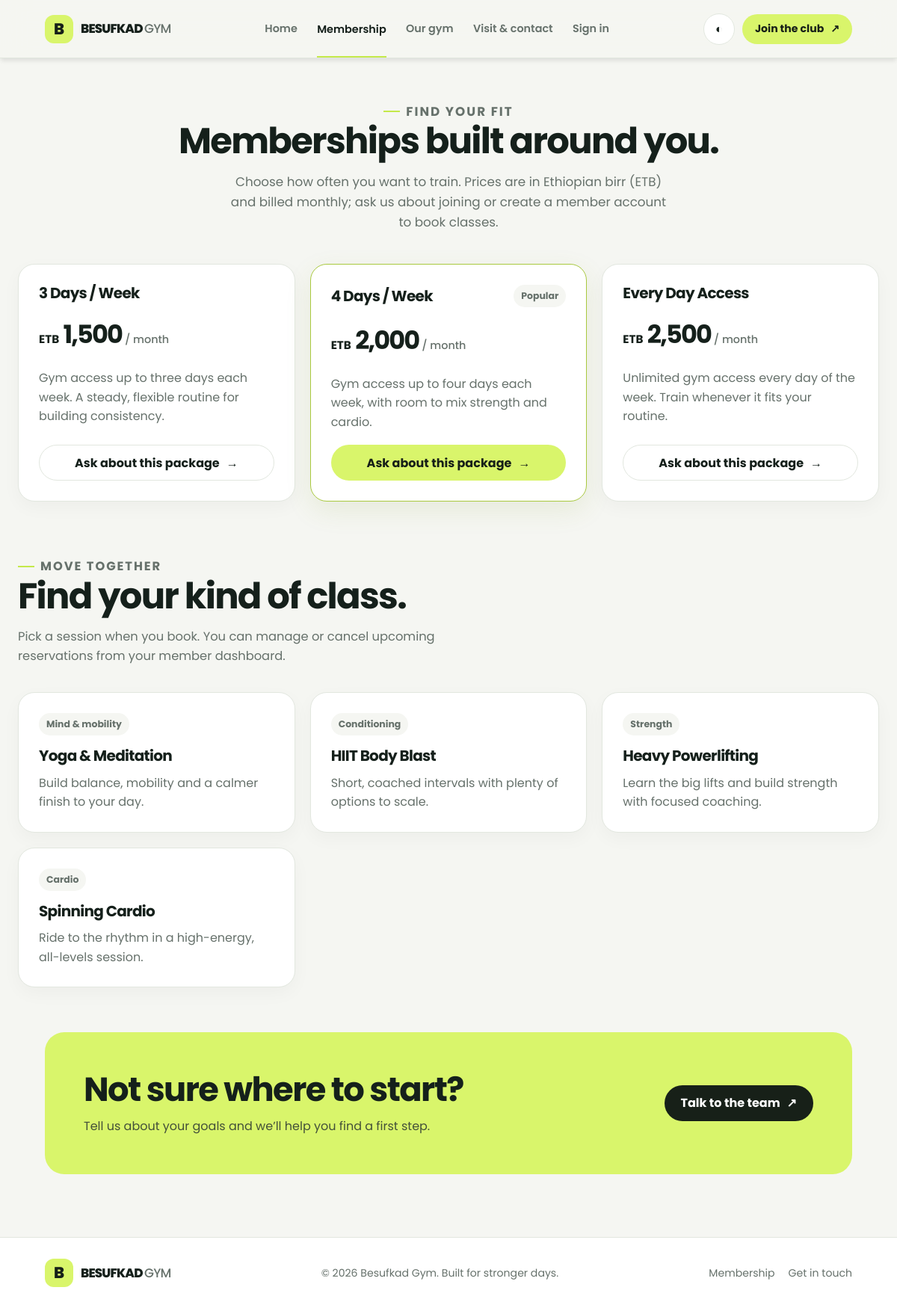
The app's page /services.php, older data.
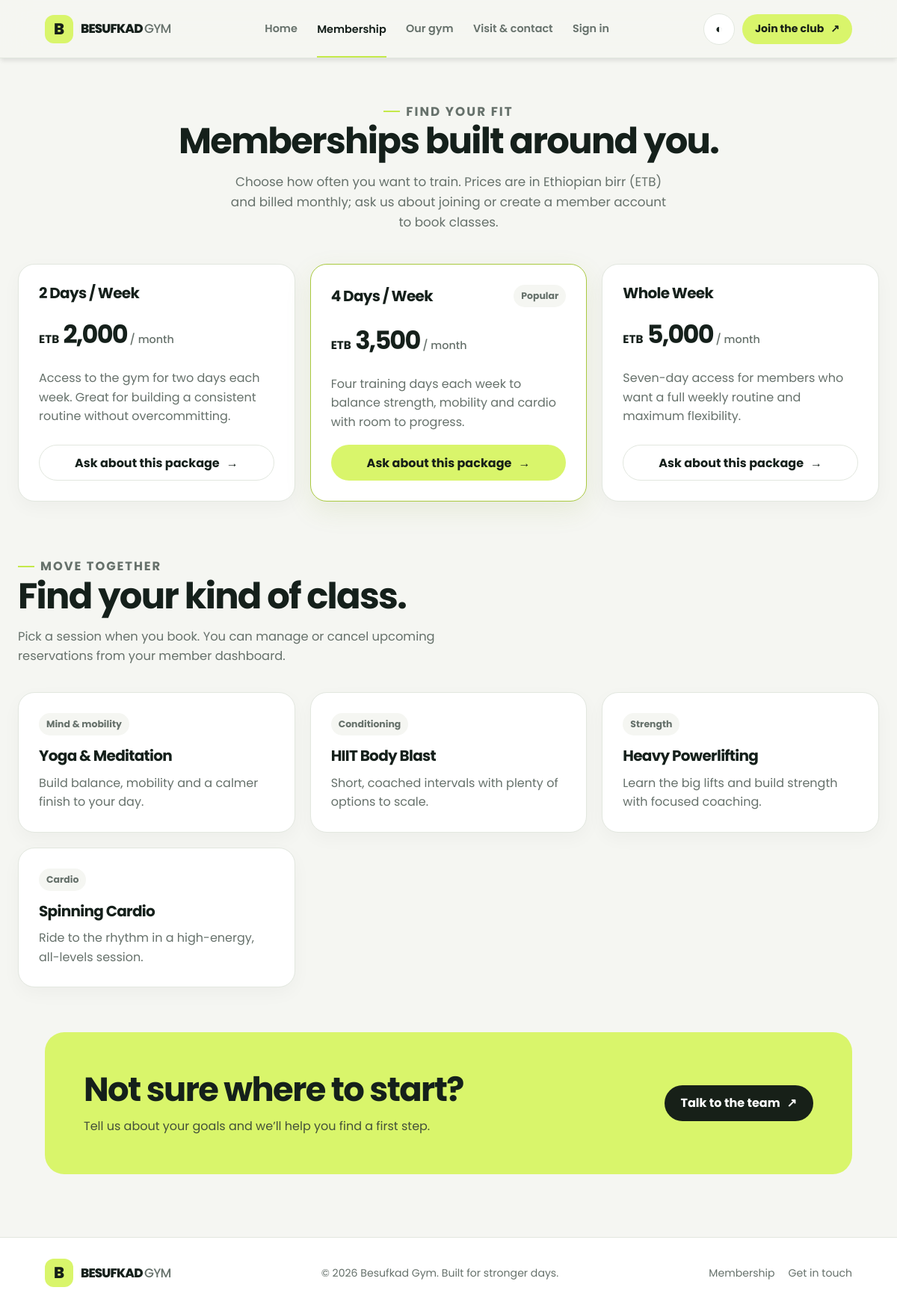
The same page, newer data.
### tables this page shows
CREATE TABLE IF NOT EXISTS plans (
    id INT AUTO_INCREMENT PRIMARY KEY,
    name VARCHAR(50) NOT NULL,
    price DECIMAL(10,2) NOT NULL,
    duration VARCHAR(20) NOT NULL,
    description TEXT
);

### includes/lang.php (called while the page is built, shortened)
<?php
$current_lang = $_SESSION['lang'] ?? 'en';
?>

### services.php (the view, shortened to what this page needs)
<?php
require_once 'config/db.php';
$result = $conn->query('SELECT id, name, price, duration, description FROM plans ORDER BY price ASC');
include 'includes/header.php';
?>
<section class="page-intro">
    <p class="eyebrow">Find your fit</p>
    <h2>Memberships built around you.</h2>
    <p>Choose how often you want to train. Prices are in Ethiopian birr (ETB) and billed monthly; ask us about joining or create a member account to book classes.</p>
</section>
<?php if ($result && $result->num_rows > 0): ?>
    <div class="card-grid">
        <?php $plan_index = 0; ?>
        <?php while ($plan = $result->fetch_assoc()): ?>
            <article class="card plan-card <?= $plan_index === 1 ? 'featured' : '' ?>">
                <div class="plan-top">
                    <h3><?= htmlspecialchars($plan['name'], ENT_QUOTES, 'UTF-8') ?></h3>
                    <?php if ($plan_index === 1): ?><span class="pill">Popular</span><?php endif; ?>
                </div>
                <div class="plan-price"><span class="currency">ETB</span> <?= number_format((float) $plan['price'], 0) ?><span> / <?= htmlspecialchars($plan['duration'], ENT_QUOTES, 'UTF-8') ?></span></div>
                <p><?= htmlspecialchars($plan['description'] ?? '', ENT_QUOTES, 'UTF-8') ?></p>
                <a class="button <?= $plan_index === 1 ? '' : 'button-outline' ?>" href="contact.php?plan=<?= (int) $plan['id'] ?>">
                    Ask about this package <span aria-hidden="true">→</span>
                </a>
            </article>
            <?php $plan_index++; ?>
        <?php endwhile; ?>
    </div>
<?php else: ?>
    <div class="schedule-note">Membership plans are temporarily unavailable. Please contact the club and we’ll help you choose an option.</div>
<?php endif; ?>
<section class="section" style="padding: 70px 0 0;">
    <div class="section-heading">
        <p class="eyebrow">Move together</p>
        <h2>Find your kind of class.</h2>
        <p>Pick a session when you book. You can manage or cancel upcoming reservations from your member dashboard.</p>
    </div>
    <div class="card-grid">
        <article class="card"><span class="pill">Mind &amp; mobility</span><h3 style="margin-top: 16px;">Yoga &amp; Meditation</h3><p>Build balance, mobility and a calmer finish to your day.</p></article>
        <article class="card"><span class="pill">Conditioning</span><h3 style="margin-top: 16px;">HIIT Body Blast</h3><p>Short, coached intervals with plenty of options to scale.</p></article>
        <article class="card"><span class="pill">Strength</span><h3 style="margin-top: 16px;">Heavy Powerlifting</h3><p>Learn the big lifts and build strength with focused coaching.</p></article>
        <article class="card"><span class="pill">Cardio</span><h3 style="margin-top: 16px;">Spinning Cardio</h3><p>Ride to the rhythm in a high-energy, all-levels session.</p></article>
    </div>
</section>
<section class="section" style="padding: 60px 0 0;">
    <div class="section-inner cta-panel"><div><h2>Not sure where to start?</h2><p>Tell us about your goals and we’ll help you find a first step.</p></div><a class="button" href="contact.php">Talk to the team <span aria-hidden="true">↗</span></a></div>
</section>
<?php include 'includes/footer.php'; ?>

### includes/header.php (shortened to what this page needs)
<?php
require_once __DIR__ . '/lang.php';
$current_page = basename($_SERVER['SCRIPT_NAME'] ?? 'index.php');
?>
<!DOCTYPE html>
<html lang="<?= htmlspecialchars($current_lang, ENT_QUOTES, 'UTF-8') ?>">
<head>
    <link rel="stylesheet" href="css/style.css">
</head>
<body>
<header class="site-header">
    <a class="brand" href="index.php" aria-label="Besufkad Gym home">
        <span class="brand-mark">B</span>
        <span class="brand-name">BESUFKAD <span>GYM</span></span>
    </a>
    <nav class="primary-nav" id="primaryNav" aria-label="Main navigation">
        <a class="<?= $current_page === 'index.php' ? 'active' : '' ?>" href="index.php">Home</a>
        <a class="<?= $current_page === 'services.php' ? 'active' : '' ?>" href="services.php">Membership</a>
        <a class="<?= $current_page === 'about.php' ? 'active' : '' ?>" href="about.php">Our gym</a>
        <a class="<?= $current_page === 'contact.php' ? 'active' : '' ?>" href="contact.php">Visit &amp; contact</a>
        <?php if (isset($_SESSION['user_id'])): ?>
            <a class="<?= $current_page === 'dashboard.php' ? 'active' : '' ?>" href="dashboard.php">My bookings</a>
            <a href="logout.php">Sign out</a>
        <?php else: ?>
            <a class="<?= $current_page === 'login.php' ? 'active' : '' ?>" href="login.php">Sign in</a>
        <?php endif; ?>
    </nav>
    <div class="header-actions">
        <button id="themeToggle" class="icon-button" type="button" aria-label="Toggle dark mode" title="Toggle dark mode">◐</button>
        <?php if (!isset($_SESSION['user_id'])): ?>
            <a class="button button-small register-link" href="register.php">Join the club <span aria-hidden="true">↗</span></a>
        <?php else: ?>
            <span class="pill"><?= htmlspecialchars($_SESSION['username'], ENT_QUOTES, 'UTF-8') ?></span>
        <?php endif; ?>
    </div>
</header>
<main class="<?= $current_page === 'index.php' ? 'home-main' : '' ?>">

### includes/footer.php
</main>
<footer class="site-footer">
    <div class="footer-inner">
        <a class="brand" href="index.php"><span class="brand-mark">B</span><span class="brand-name">BESUFKAD <span>GYM</span></span></a>
        <p>&copy; <?= date('Y') ?> Besufkad Gym. Built for stronger days.</p>
        <div class="footer-links"><a href="services.php">Membership</a><a href="contact.php">Get in touch</a></div>
    </div>
</footer>
</body>
</html>

Row changes from the older to the newer data that the page shows:
changed plans: name "3 Days / Week" → "2 Days / Week"; price "1,500" → "2,000"; description "Gym access up to three days each week. A steady, flexible routine for building consistency." → "Access to the gym for two days each week. Great for building a consistent routine without overcommitting."
changed plans "4 Days / Week": price "2,000" → "3,500"; description "Gym access up to four days each week, with room to mix strength and cardio." → "Four training days each week to balance strength, mobility and cardio with room to progress."
changed plans: name "Every Day Access" → "Whole Week"; price "2,500" → "5,000"; description "Unlimited gym access every day of the week. Train whenever it fits your routine." → "Seven-day access for members who want a full weekly routine and maximum flexibility."
